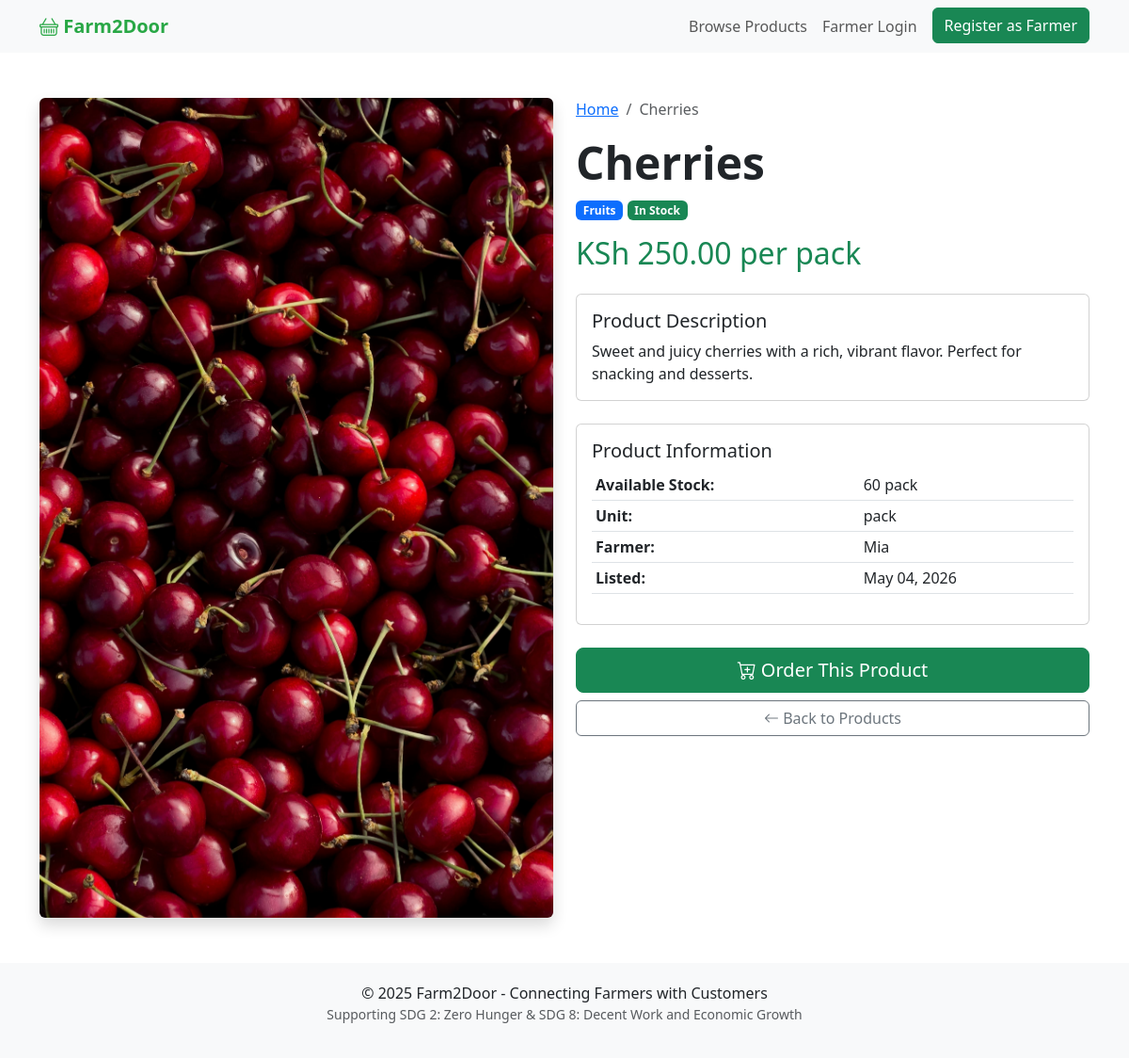
The page /product/14/ on the database its author committed.
### core/models.py (models this page shows, shortened)
class Product(models.Model):
    CATEGORY_CHOICES = [
        ('vegetables', 'Vegetables'),
        ('fruits', 'Fruits'),
        ('dairy', 'Dairy'),
        ('grains', 'Grains'),
        ('other', 'Other'),
    ]
    farmer = models.ForeignKey(User, on_delete=models.CASCADE)
    name = models.CharField(max_length=200)
    category = models.CharField(max_length=20, choices=CATEGORY_CHOICES)
    price = models.DecimalField(max_digits=10, decimal_places=2)
    unit = models.CharField(max_length=50, default='kg')  # kg, dozen, liters, etc.
    description = models.TextField()
    stock = models.IntegerField(default=0)
    image = models.ImageField(upload_to='products/', blank=True, null=True)
    created_at = models.DateTimeField(auto_now_add=True)
    updated_at = models.DateTimeField(auto_now=True)
    class Meta:
        ordering = ['-created_at']

### core/views.py (the view)
# urls.py: path('product/<int:pk>/', views.product_detail, name='product_detail'),
def product_detail(request, pk):
    product = get_object_or_404(Product, pk=pk)
    return render(request, 'product_detail.html', {'product': product})

### templates/product_detail.html (shortened to what this page needs)
{% extends 'base.html' %}
{% block content %}
<div class="container my-5">
    <div class="row">
        <div class="col-md-6">
            {% if product.image %}
                <img src="{{ product.image.url }}" class="img-fluid rounded shadow" alt="{{ product.name }}">
            {% else %}
                <div class="bg-secondary text-white d-flex align-items-center justify-content-center rounded shadow" style="height: 400px;">
                    <i class="bi bi-image" style="font-size: 5rem;"></i>
                </div>
            {% endif %}
        </div>
        <div class="col-md-6">
            <nav aria-label="breadcrumb">
                <ol class="breadcrumb">
                    <li class="breadcrumb-item"><a href="{% url 'home' %}">Home</a></li>
                    <li class="breadcrumb-item active">{{ product.name }}</li>
                </ol>
            </nav>
            <h1 class="display-5 fw-bold">{{ product.name }}</h1>
            <div class="mb-3">
                <span class="badge bg-primary">{{ product.get_category_display }}</span>
                {% if product.stock > 0 %}
                    <span class="badge bg-success">In Stock</span>
                {% else %}
                    <span class="badge bg-danger">Out of Stock</span>
                {% endif %}
            </div>
            <h2 class="text-success mb-4">KSh {{ product.price }} per {{ product.unit }}</h2>
            <div class="card mb-4">
                <div class="card-body">
                    <h5 class="card-title">Product Description</h5>
                    <p class="card-text">{{ product.description }}</p>
                </div>
            </div>
            <div class="card mb-4">
                <div class="card-body">
                    <h5 class="card-title">Product Information</h5>
                    <table class="table table-sm">
                        <tr>
                            <th>Available Stock:</th>
                            <td>{{ product.stock }} {{ product.unit }}</td>
                        </tr>
                        <tr>
                            <th>Unit:</th>
                            <td>{{ product.unit }}</td>
                        </tr>
                        <tr>
                            <th>Farmer:</th>
                            <td>{{ product.farmer.username }}</td>
                        </tr>
                        <tr>
                            <th>Listed:</th>
                            <td>{{ product.created_at|date:"F d, Y" }}</td>
                        </tr>
                    </table>
                </div>
            </div>
            <div class="d-grid gap-2">
                {% if product.stock > 0 %}
                    <a href="{% url 'place_order' product.pk %}" class="btn btn-success btn-lg">
                        <i class="bi bi-cart-plus"></i> Order This Product
                    </a>
                {% else %}
                    <button class="btn btn-secondary btn-lg" disabled>
                        <i class="bi bi-x-circle"></i> Currently Out of Stock
                    </button>
                {% endif %}
                <a href="{% url 'home' %}" class="btn btn-outline-secondary">
                    <i class="bi bi-arrow-left"></i> Back to Products
                </a>
            </div>
        </div>
    </div>
</div>
{% endblock %}

### templates/base.html (style rules this page uses)
body { min-height: 100vh; display: flex; flex-direction: column; }

### rows shown on the page
Product: image (picture), name "Cherries", category "Fruits", price "250.00", unit "pack", description "Sweet and juicy cherries with a rich, vibrant flavor. Perfect for snacking and desserts.", stock "60", farmer.username "Mia", created_at "May 04, 2026"
